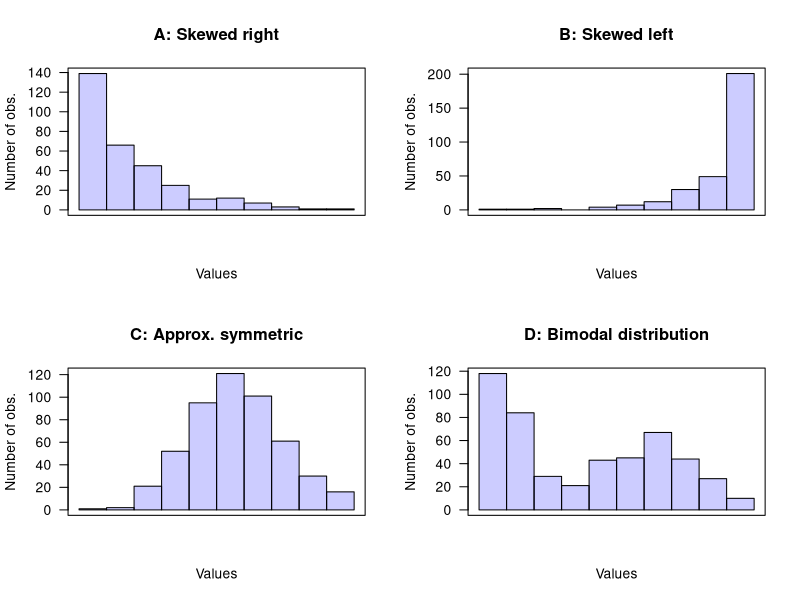

This chart was generated by the following R code:
## ---- chunk 1
par(mfrow=c(2,2))

blueTransparent <- rgb(0, 0, 1, alpha=0.2, maxColorValue = 1)

set.seed(110110)

xx <- c( rchisq(300, df=2), 7,7,8,7,7,7,8,7,7,6)

hist( scales::rescale(xx, to=c(0, 5)), 
      xlab="Values", ylab="Number of obs.",
      main="A: Skewed right",
      axes=FALSE,
      col=blueTransparent, 
      las=1)
axis(side=2, las=1)
box()
#dev.print(png, filename="ShapeExampleA.png", width=5, height=6,  units="in", res=100)




xx <- c( rchisq(300, df=1), 2, 2, 1, 1, 2, 0, 0)

xx <- max(xx) - xx
hist( scales::rescale(xx, to=c(0, 5)), 
      xlab="Values", ylab="Number of obs.",
      main="B: Skewed left",
      axes=FALSE,
      col=blueTransparent, 
      las=1)
axis(side=2, las=1)
box()
#dev.print(png, filename="ShapeExampleB.png", width=5, height=6,  units="in", res=100)




xx <- rnorm(500, mean=10)
hist( scales::rescale(xx, to=c(0, 10)), 
      xlab="Values", ylab="Number of obs.",
      main="C: Approx. symmetric",
      axes=FALSE,
      col=blueTransparent, 
      las=1)
axis(side=2, las=1)
box()
#dev.print(png, filename="ShapeExampleC.png", width=5, height=6,  units="in", res=100)





xx1 <- rnorm(500,mean=0, sd=1)
xx2 <- rnorm(250,mean=4, sd=1)
xx <- c( xx1[xx1>0], xx2)


hist( scales::rescale(xx, to=c(0, 10)),  
      right=TRUE,
      axes=FALSE,
      col=blueTransparent, 
      las=1,
      xlab="Values",
      ylab="Number of obs.", 
      main="D: Bimodal distribution")
axis(side=2, las=1)
box()
#dev.print(png, filename="ShapeExampleD.png", width=5, height=6,  units="in", res=100)


